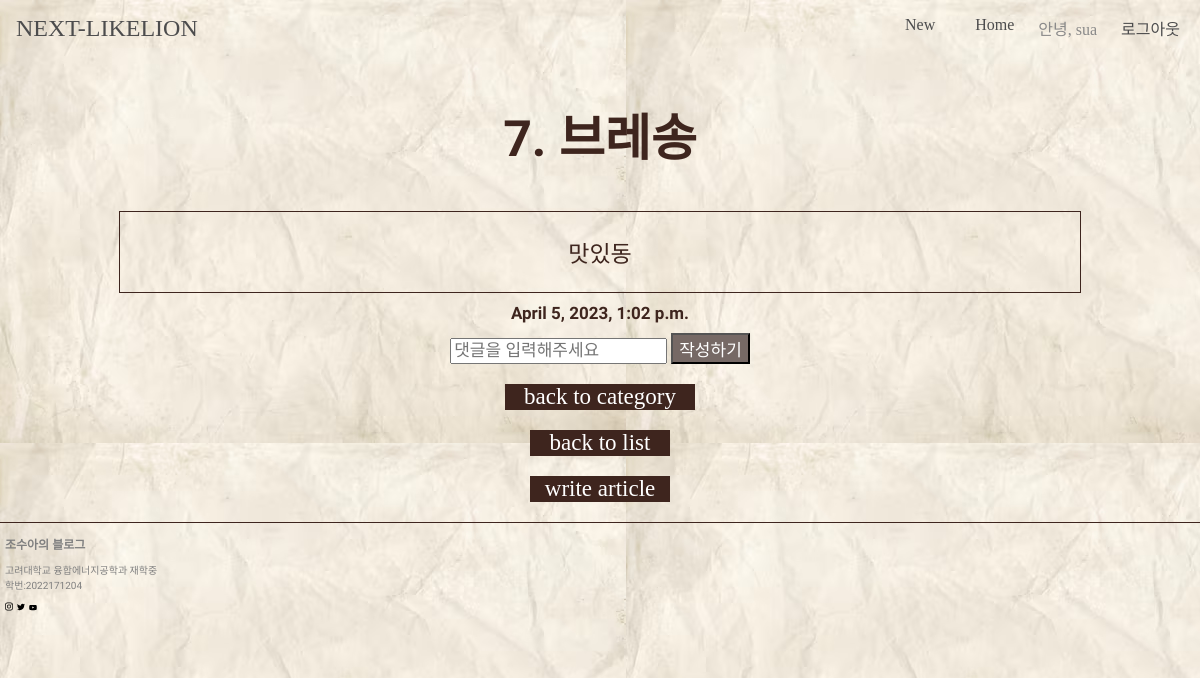
Page /detail/7 (signed in) on the earlier database version.
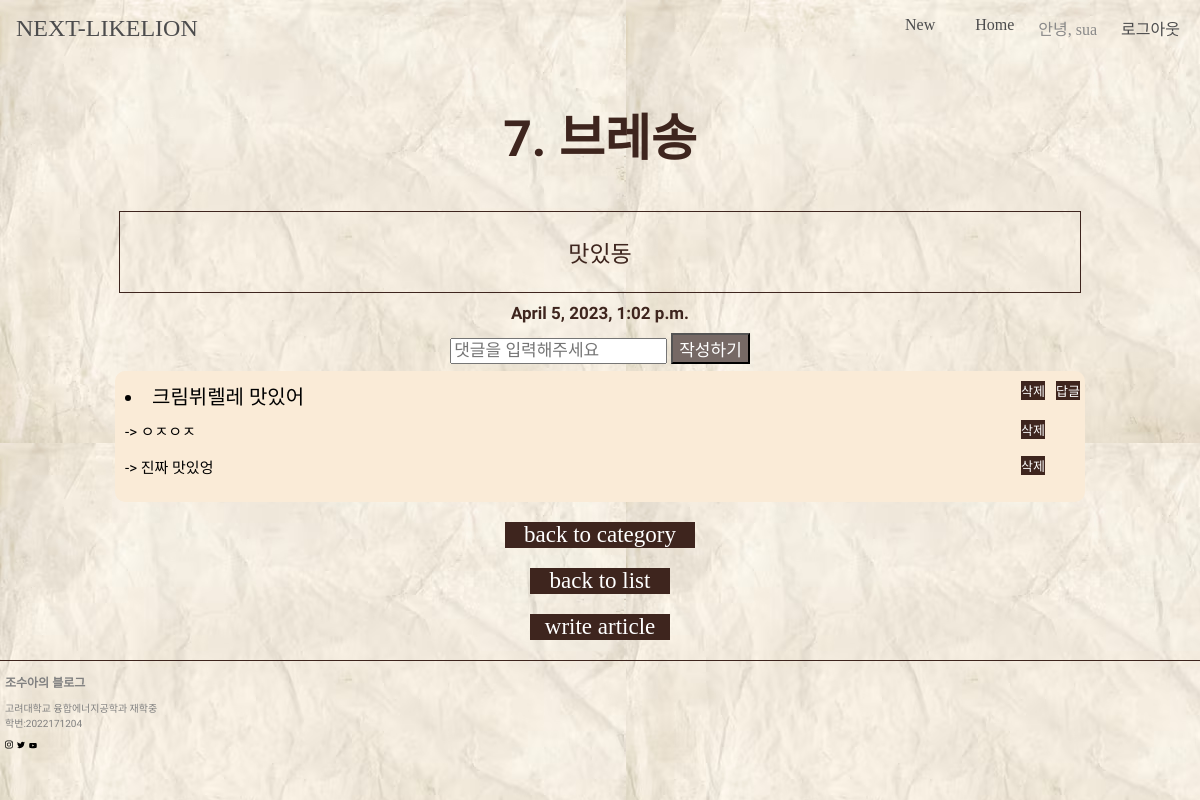
Same page on the later database version.
### blogApp/models.py (models this page shows, shortened)
class Comment(models.Model):
    article = models.ForeignKey(Article, on_delete = models.CASCADE, related_name="comments")
    content = models.TextField()
    author = models.ForeignKey(User, on_delete=models.CASCADE, related_name='comments')

class Recomment(models.Model):
    comment = models.ForeignKey(Comment, on_delete = models.CASCADE, related_name="recomments")
    recontent = models.TextField()

### blogApp/views.py (the view, shortened to what this page needs)
# urls.py: path('detail/<int:article_id>', views.detail, name = 'detail'),
def detail(request, article_id):
    article = Article.objects.get(id = article_id)
    post_date = article.updated_at
    return render(request, 'detail.html', {'article' : article, 'post_date' : post_date})

### blogApp/templates/detail.html (shortened to what this page needs)
{% extends 'base.html' %}
{% block css %}
{% load static %}
<link rel="stylesheet" type="text/css" href="{% static 'detail.css' %}">
{% endblock %}
{% block content %}
<h2><strong>{{article.id}}. {{article.title}}</strong></h2>
    <div class = 'content'><p>{{article.content}}</p></div>
    <div class="date">{{post_date}}</div>
    <form method="POST">
        <input type = "text" name = "content" placeholder = "댓글을 입력해주세요" />
        <button type = "submit">작성하기</button>
    </form>
    {% for comment in article.comments.all %}
    <div class="comment">
        <li class = "comments"><span>{{comment.content}}</span>
            {% if user.pk == comment.author.pk and user.is_authenticated %}
            <a href="{% url 'delete-comment' article.id comment.id %}" class = "delete">삭제</a>
            <a href="{% url 'recomment' article.id comment.id %}" class = "reply">답글</a>
            {% endif %}
        </li>
        {% for recomment in comment.recomments.all %}
        <ul class = "recomment">-> <span>{{recomment.recontent}}</span>
            <a href="{% url 'delete-recomment' article.id comment.id recomment.id%}" class = "delete">삭제</a>
        </ul>
        {% endfor %}
    </div>
    {% endfor %}
    <div class="name plus">
        <a href="{% url 'category' article.category %}">back to category</a>
    </div>
    <div class="name">
        <a href = "{% url 'list' %}">back to list</a>
    </div>
    <div class="name">
        <a href = "{% url 'new' %}">write article</a>
    </div>
{% endblock %}

Differences in the rows shown:
added Comment: content "크림뷔렐레 맛있어", shows "삭제"
added Recomment: recontent "ㅇㅈㅇㅈ"
added Recomment: recontent "진짜 맛있엉"
